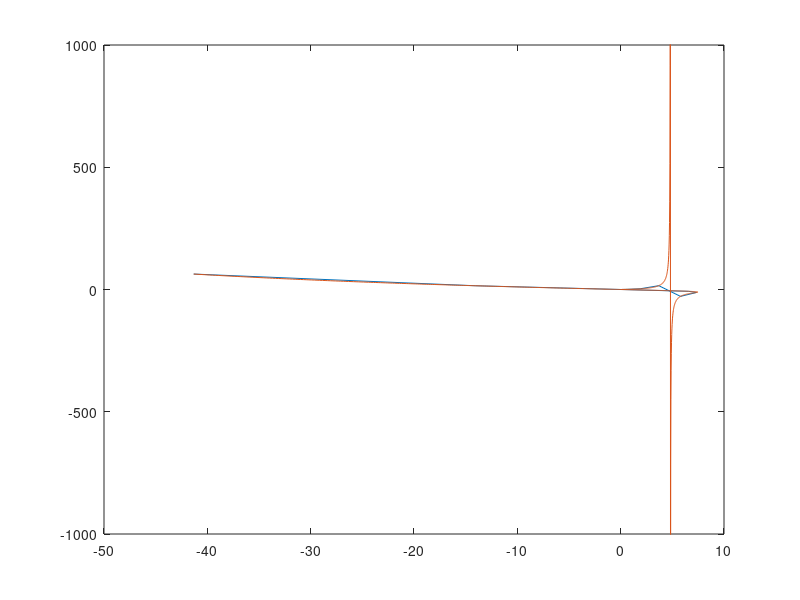

This figure's MATLAB source:
%% MGIC4: Dot Operator, Plotting

%% Dot or no dot? (dot operator)

x = [2,8,-1,4];  
y = [9,3,3,-2];
%%%%%%%%%%%%%%%%%%%%%%%%%%%%%%%%%%%%%%%%%%%%%%%%%%%%%%%%%%%%%%%
% Reflect: Before each task, do the computation in your head. %
%          After making Matlab do it, check Matlab's answer.  %
%%%%%%%%%%%%%%%%%%%%%%%%%%%%%%%%%%%%%%%%%%%%%%%%%%%%%%%%%%%%%%%

%Define p1 to be the vector where each entry is the corresponding entry of x divided by 2.  
p1=x/2
d1=0

%Define p2 to be the vector where each entry is the sine of the corresponding entry of x.
p2=sin(x)
d2=0

%Define p3 to be the vector where each entry is the corresponding entry of x divided by the corresponding entry of y.
p3=x./y
d3=1

%Define p4 to be the vector where each entry is the corresponding entry of y cubed.
p4=y.^3
d4=1

%Define p5 to be the vector where each entry is twice the corresponding entry of x divided by (3 times the corresponding entry of y).
p5=2*x./(3*y)
d5=1

%Define p6 to be the vector where each entry is 1 added to x
p6=x+1
d6=0

%Define p7 to be the vector where each entry is corresponding entries of sin(x)*y/log(y+3)
p7=sin(x).*y./log(y+3)
d7=2
%% Sneaky division

x = [1,4,9,2];
y = [7,3,1,5];

% Create z using dot operator
z= x./y
% Create badz using regular division
badz = x/y

%%%%%%%%%%%%%%%%%%%%%%%%%%%%%%%%%%%%%%%%%%%%%%%%%
% So, what is badz = x/y?  This is the value    %
% x*inv(y). However, since y doesn't have a     %
% proper inverse, Matlab uses the Moore-penrose %
% pseudoinverve.  In other words, we won't ever %
% divide vectors in Math 307! We'll only use    %
% element-wise division.                        %
%%%%%%%%%%%%%%%%%%%%%%%%%%%%%%%%%%%%%%%%%%%%%%%%%
%% Use the dot operator to fill in an array

% Create i-array
i=1:50
% Create x-array using the dot operator
x= factorial(2*i)./(factorial(i).*factorial(i+1))

%%%%%%%%%%%%%%%%%%%%%%%%%%%%%%%%%%%%%%%%%%%%%%%%%%%%%%%%%%%%%%%%%%%
% Tip: dot operators are typically more efficient than for-loops. %
%%%%%%%%%%%%%%%%%%%%%%%%%%%%%%%%%%%%%%%%%%%%%%%%%%%%%%%%%%%%%%%%%%%
%% Basic plot #1 (bad resolution)

% Create the vectors necessary to do the plotting
x = linspace(0,4,10);
f = sin(x).*exp(x);
g = tan(x).*exp(x);

% Now plot the two curves on the same figure
plot(f,g); hold on
%% Basic plot #2 (better resolution)

% Create the vectors necessary to do the plotting
x = linspace(0,4,1000);
f = sin(x).*exp(x);
g = tan(x).*exp(x);

% Now plot the two curves on the same figure
plot(f,g); hold on

% Pick better limits of the y-axis using the command ylim
ylim([-1000, 1000])

%%%%%%%%%%%%%%%%%%%%%%%%%%%%%%%%%%%%%%%%%%%%%%%%
% Reflect: Why is the asymptote crossed?       %
% Try to find a way to plot g without crossing %
% the asymptote.                               %
%%%%%%%%%%%%%%%%%%%%%%%%%%%%%%%%%%%%%%%%%%%%%%%%